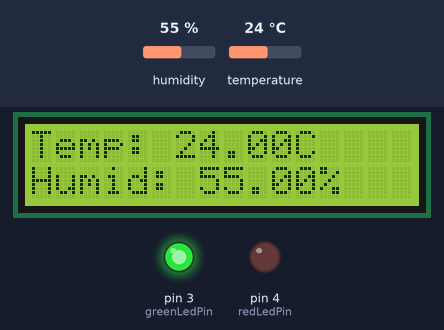
A sketch run on a simulated Arduino Uno, built with avr-gcc and run on an emulated ATmega328P. Shown: 16×2 character LCD, output pins drawn as LEDs (lit = HIGH). The inputs (shaded band) are chosen by the test bench; at power-on: humidity 55 %, temperature 24 °C. What the sketch prints to the serial monitor is not drawn.

Above: at 1.2 s.
1.3 s: humidity set to 59 %
At 2.9 s:
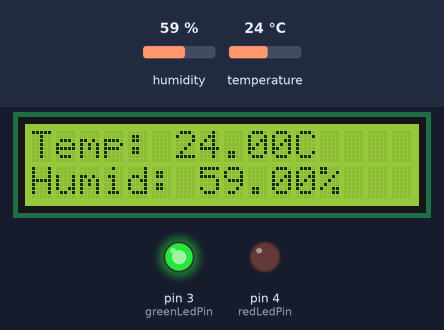
4.0 s: humidity set to 62 %
At 5.1 s:
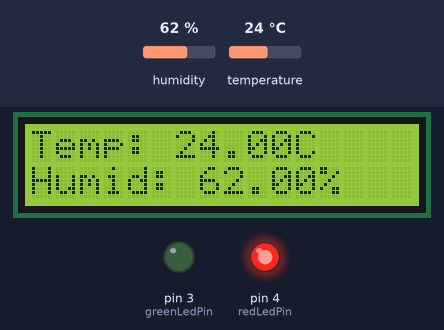
6.7 s: temperature set to 12 °C
At 9.5 s:
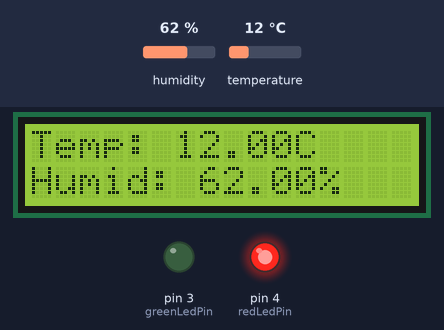
9.8 s: temperature set to 19 °C
At 11.6 s:
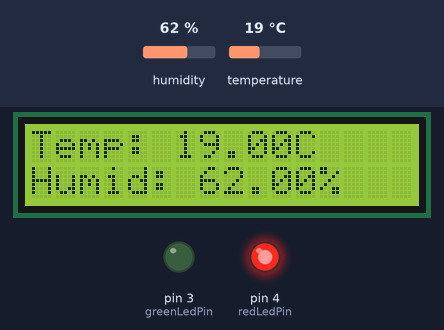
Timing chart, 0 to 13.1 s (numbered marks = the images above; inputs shaded):
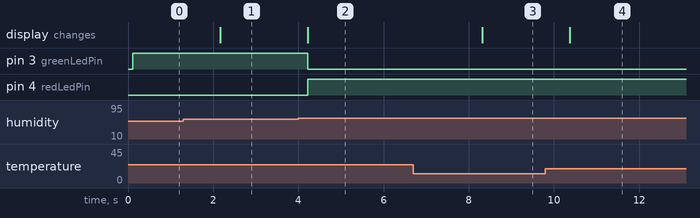

Measured:
- the behaviour switches between 60 and 61 % on humidity (found by bisection; images 1 and 2)
- after the input at 1.3 s, the display: changes after 0.87 s (image 1)
- after the input at 4.0 s, pin 3 (greenLedPin): HIGH → LOW after 0.22 s; pin 4 (redLedPin): LOW → HIGH after 0.22 s; the display: changes after 0.22 s (image 2)
- after the input at 6.7 s, the display: changes after 1.6 s (image 3)
- after the input at 9.8 s, the display: changes after 0.57 s (image 4)

The sketch:

MonitoringSystems.ino
```cpp
#include <Wire.h>
#include <LiquidCrystal_I2C.h>
#include <DHT.h>

// Define DHT sensor type and pin
#define DHTTYPE DHT11
#define DHTPIN 2

// Initialize DHT sensor and LCD screen
DHT dht(DHTPIN, DHTTYPE);
LiquidCrystal_I2C lcd(0x27, 16, 2);

// Define LED pins
const int greenLedPin = 3;
const int redLedPin = 4;

// Define temperature and humidity thresholds
const float tempThreshold = 25.0;
const float humidThreshold = 60.0;

void setup() {
  // Initialize serial communication
  Serial.begin(9600);

  // Initialize LCD screen
  lcd.backlight();
  lcd.begin();

  // Initialize LED pins
  pinMode(greenLedPin, OUTPUT);
  pinMode(redLedPin, OUTPUT);

  // Initialize DHT sensor
  dht.begin();
}


void loop() {
  // Read temperature and humidity
  float temp = dht.readTemperature();
  float humid = dht.readHumidity();

  // Check if readings are valid
  if (isnan(temp) || isnan(humid)) {
    Serial.println("Failed to read from DHT sensor!");
    return;
  }

  // Print readings to serial monitor
  Serial.print("Temperature: ");
  Serial.print(temp);
  Serial.print(" °C, Humidity: ");
  Serial.print(humid);
  Serial.println(" %");

  // Display readings on LCD screen

  lcd.backlight();
  lcd.setCursor(0, 0);
  lcd.print("Temp: ");
  lcd.print(temp);
  lcd.print("C");
  lcd.setCursor(0, 1);
  lcd.print("Humid: ");
  lcd.print(humid);
  lcd.print("%");

  // Control LED indicators based on readings
  if (temp > tempThreshold || humid > humidThreshold) {
    digitalWrite(redLedPin, HIGH);
    digitalWrite(greenLedPin, LOW);
  } else {
    digitalWrite(redLedPin, LOW);
    digitalWrite(greenLedPin, HIGH);
  }

  // Wait for 2 seconds before next reading
  delay(2000);
}
```
